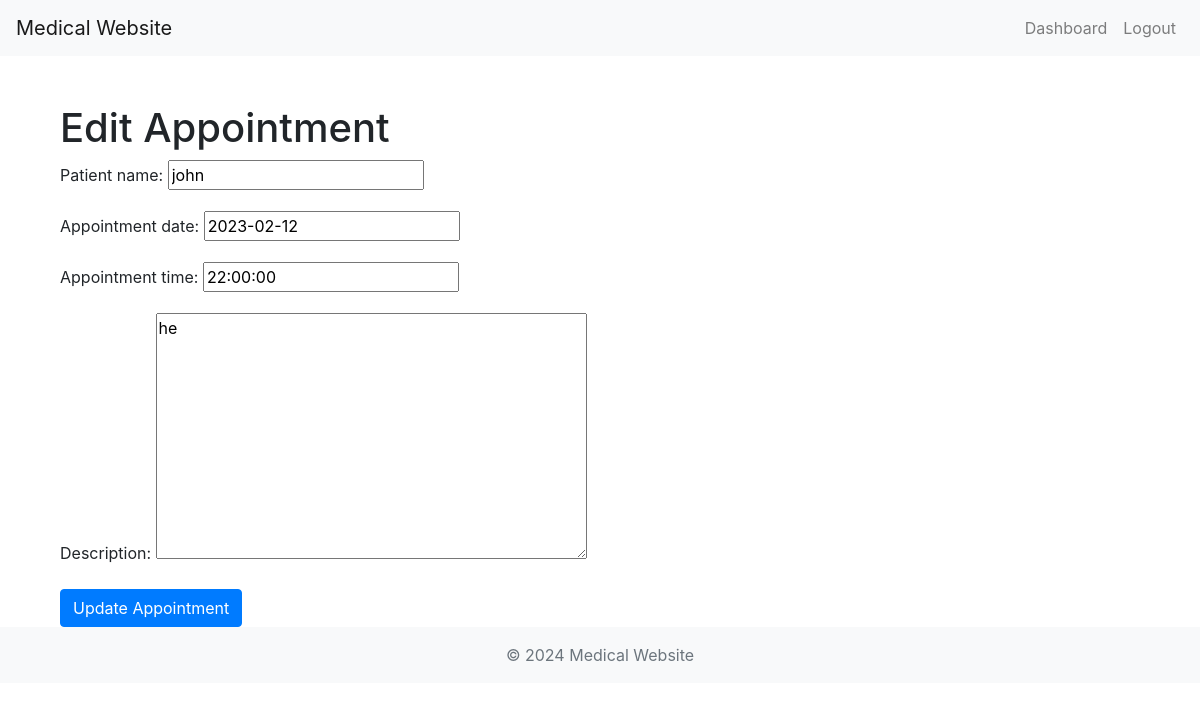
/appointment/edit/1/ (signed in), run on the app's committed database.
### doctors/models.py (models this page shows, shortened)
class Appointment(models.Model):
    patient_name = models.CharField(max_length=100)
    appointment_date = models.DateField(unique=True)  # Ensures that the date is not booked twice
    appointment_time = models.TimeField()
    description = models.TextField()

### doctors/views.py (the view)
# urls.py: path('appointment/edit/<int:appointment_id>/', edit_appointment, name='edit_appointment'),
@login_required
def edit_appointment(request, appointment_id):
    appointment = get_object_or_404(Appointment, id=appointment_id)
    form = AppointmentForm(request.POST or None, instance=appointment)
    if request.method == 'POST' and form.is_valid():
        form.save()
        return redirect('doctor_dashboard')
    return render(request, 'edit_appointment.html', {'form': form})

### doctors/forms.py
class AppointmentForm(forms.ModelForm):
    class Meta:
        model = Appointment
        fields = ['patient_name', 'appointment_date', 'appointment_time', 'description']

### doctors/templates/edit_appointment.html (shortened to what this page needs)
{% extends 'base.html' %}
{% block content %}
<div class="container">
    <h1>Edit Appointment</h1>
    <form method="post">
        {{ form.as_p }}
        <button type="submit" class="btn btn-primary">Update Appointment</button>
    </form>
</div>
{% endblock %}

### data on the page
Appointment: patient_name "john", appointment_date "2023-02-12", appointment_time "22:00:00", description "he"
